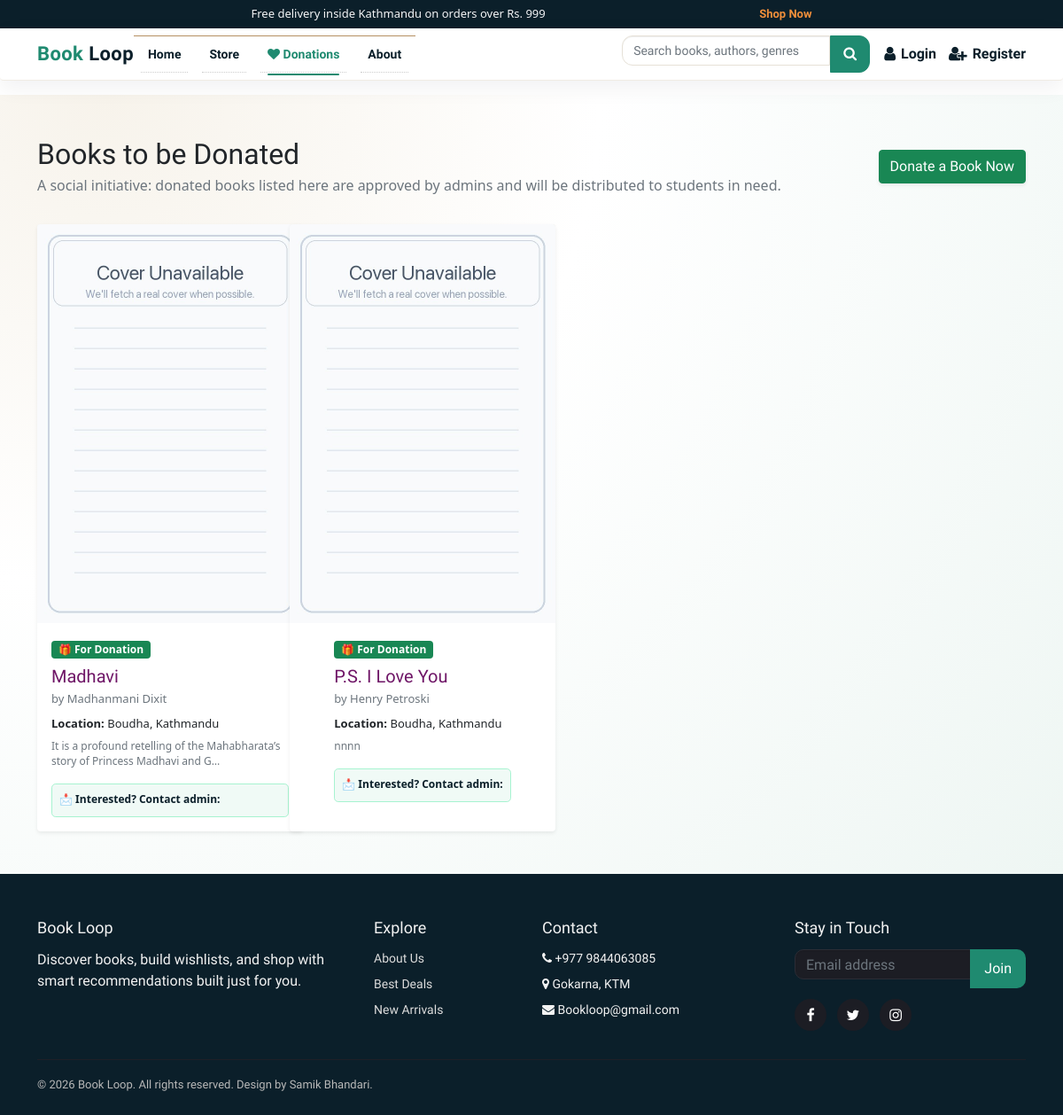
The app's page /donations/, older data.
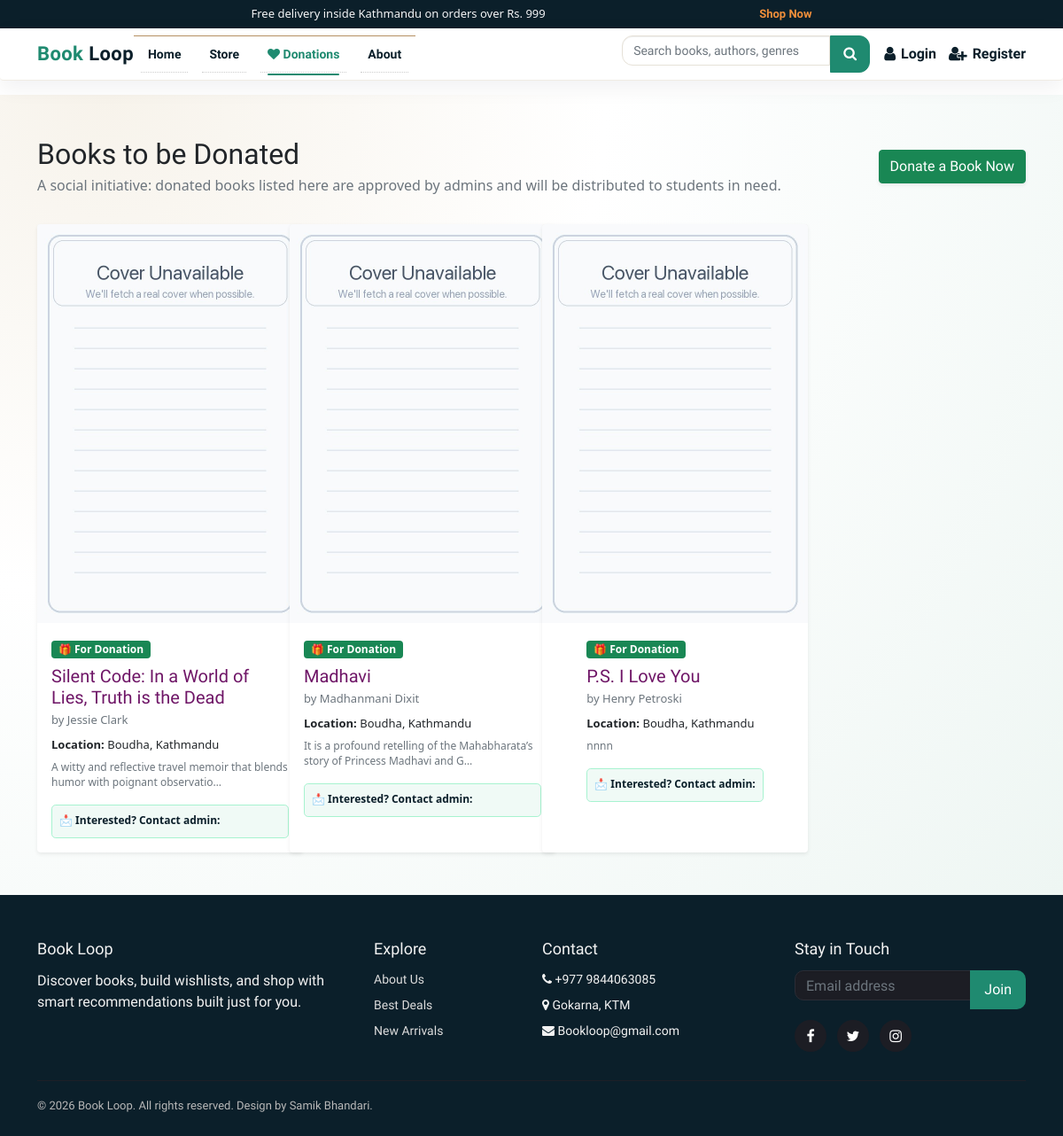
The same page, newer data.
### books/models.py (models this page shows, shortened)
class Product(models.Model):
    Book_name = models.CharField(max_length=50)
    Author = models.CharField(max_length=50, default="")
    genre = models.CharField(max_length=300)
    description = models.CharField(max_length=1000, default="")
    price = models.IntegerField(default=0)
    pub_date = models.DateField(default=timezone.now)
    quantity = models.PositiveBigIntegerField(default=1)
    seller = models.ForeignKey(
        settings.AUTH_USER_MODEL,
        on_delete=models.SET_NULL,
        null=True,
        blank=True,
        related_name="products",
    )
    listing_type = models.CharField(
        max_length=10,
        choices=LISTING_CHOICES,
        default="sell",
    )
    listing_status = models.CharField(
        max_length=20,
        choices=LISTING_STATUS,
        default="approved",
    )
    swap_preference = models.CharField(
        max_length=255,
        blank=True,
        null=True,
        help_text="Title or genre of the book you want in exchange.",
    )
    condition = models.CharField(
        max_length=50,
        blank=True,
        null=True,
        help_text=(
            "Physical condition of the book for swapping "
            "(e.g. New, Like New, Good, Heavily Used)."
        ),
    )
    location = models.CharField(
        max_length=255,
        blank=True,
        null=True,
        help_text="City or neighborhood for the swap",
    )
    contact_email = models.EmailField(
        blank=True,
        null=True,
        help_text="Email for other users to contact you for swapping",
    )
    image = CloudinaryField("image", folder="bookloop_covers", null=True, blank=True)
    sequence = models.IntegerField(default=0)
    views = models.PositiveIntegerField(default=0)
    average_rating = models.FloatField(default=0.0)
    rating_count = models.PositiveIntegerField(default=0)
    @property
    def imageURL(self):
        try:
            return self.image.url
        except Exception:
            return ""

### books/views.py (the view)
# urls.py: path('donations/', views.BrowseDonationsView.as_view(), name='browse_donations'),
class BrowseDonationsView(ListView):
    model = Product
    template_name = "books/browse_donations.html"
    context_object_name = "books"
    paginate_by = 12
    def get_queryset(self):  # type: ignore[override]
        return (
            Product.objects.select_related("seller")
            .filter(listing_type="donate", listing_status="approved")
            .order_by("-pub_date", "-id")
        )
    def get_context_data(self, **kwargs):  # type: ignore[override]
        context = super().get_context_data(**kwargs)
        from django.conf import settings as django_settings
        context["admin_email"] = getattr(django_settings, "EMAIL_HOST_USER", "samikisdope07@gmail.com")
        return context

### transactions/context_processors.py (called while the page is built, shortened)
def cart_item_count(request):
    if not request.user.is_authenticated:
        return {"cart_count": 0, "cartItems": 0}

### templates/books/browse_donations.html (shortened to what this page needs)
{% load static %}
{% include 'components/base/base-top.html' %}
{% include 'components/header/header.html' %}
<section class="py-5" style="background: radial-gradient(circle at 10% 0%, #f7f3eb 0%, #ffffff 40%, #eef6f3 100%);">
  <div class="container">
    <div class="d-flex flex-column flex-md-row justify-content-between align-items-start align-items-md-center gap-3">
      <div>
        <h2 class="mb-1" style="font-family: 'Merriweather', serif;">Books to be Donated</h2>
        <p class="text-muted mb-0">A social initiative: donated books listed here are approved by admins and will be distributed to students in need.</p>
      </div>
      <div>
        <a href="{% url 'add_donation' %}" class="btn btn-success shadow-sm">
          Donate a Book Now
        </a>
      </div>
    </div>
    <div class="row row-cols-1 row-cols-sm-2 row-cols-md-3 row-cols-lg-4 g-4 justify-content-start mt-2">
      {% for book in books %}
      <div class="col">
        <div class="card h-100 shadow-sm border-0 rounded-4">
          <a href="{% url 'product' book.id %}" style="text-decoration: none;">
            {% if book.imageURL %}
              <img class="card-img-top book-cover-img" src="{{ book.imageURL }}" alt="{{ book.Book_name }}" data-fallback="{% static 'images/default_cover.jpg' %}" onerror="this.onerror=null; this.src=this.dataset.fallback;">
            {% else %}
              <img class="card-img-top book-cover-img" src="{% static 'images/default_cover.jpg' %}" alt="{{ book.Book_name }}">
            {% endif %}
          </a>
          <div class="card-body">
            <span class="badge bg-success text-white mb-2">🎁 For Donation</span>
            <h6 class="mb-1">{{ book.Book_name }}</h6>
            <div class="text-muted" style="font-size: 13px;">by {{ book.Author }}</div>
            <div class="mt-2" style="font-size: 13px;">
              <div><strong>Location:</strong> {{ book.location|default:"Not specified" }}</div>
            </div>
            {% if book.description %}
            <div class="mt-2 text-muted" style="font-size: 12px; line-height:1.4;">
              {{ book.description|truncatechars:80 }}
            </div>
            {% endif %}
            <div class="mt-3 p-2 rounded-3" style="background:#f0faf6; border:1px solid #a7f3d0; font-size:12px;">
              <div style="font-weight:600; color:#0b1f2a; margin-bottom:2px;">📩 Interested? Contact admin:</div>
            </div>
          </div>
        </div>
      </div>
      {% endfor %}
    </div>
  </div>
</section>
{% include 'components/footer/footer.html' %}
{% include 'components/base/base-bottom.html' %}

Row changes from the older to the newer data that the page shows:
added Product: Book_name "Silent Code: In a World of Lies, Truth is the Dead", Author "Jessie Clark", location "Boudha, Kathmandu", description "A witty and reflective travel memoir that blends humor with poignant observatio…"
